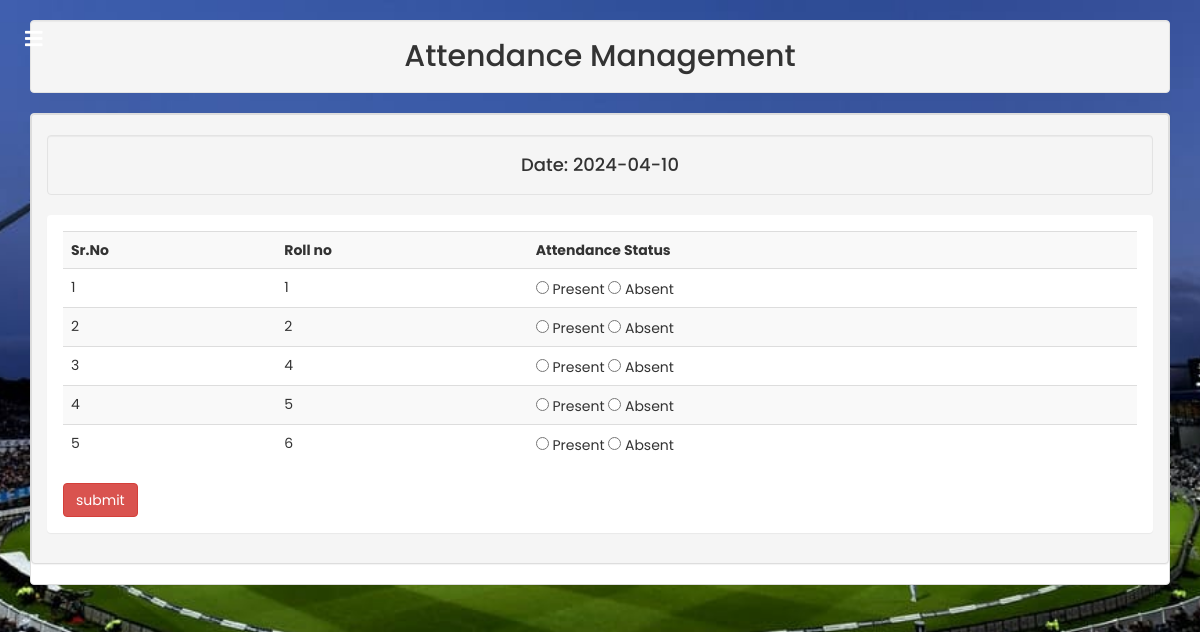
Page /attendance/get_attendance.php on the committed database.
### tables this page shows
CREATE TABLE `player` (
  `grno` int(50) NOT NULL,
  `firstname` varchar(200) NOT NULL,
  `gender` varchar(200) NOT NULL,
  `dob` date NOT NULL,
  `doj` date NOT NULL,
  `address` text NOT NULL,
  `contact` varchar(100) NOT NULL,
  `email` varchar(25) NOT NULL,
  `school` varchar(50) NOT NULL
);

### attendance/get_attendance.php (the view, shortened to what this page needs)
<?php
include '../header/header.php'; ?>
<?php
include("db.php");
include("header.php");
?>
<div class="panel panel-default">
    <div class="panel panel-heading">
<h4>
    <div class="well text-center">Date: <?php echo date("Y-m-d") ;?> </div>
</h4>
<div class="panel panel-body">
<form action="get_attendance.php" method="POST">
<table class="table table-striped">
<tr>
<th>Sr.No</th>
<th>Roll no</th>
<th>Attendance Status</th>
</tr>
<?php
$result=mysqli_query($con,"select * from player");
$serialnumber=0;
$counter=0;
while($row=mysqli_fetch_array($result))
{
$serialnumber++;
?>
<tr>
<td> <?php  echo $serialnumber; ?> </td>
<td> <?php  echo $row['grno']; ?> </td>
<td>
    <input type="radio" name="attendance_status[<?php echo $counter; ?>]" value="Present"> Present
    <input type="radio" name="attendance_status[<?php echo $counter; ?>]" value="Absent"> Absent
</td>
</tr>
<?php
$counter++;
}
?>
</table>
<input type="submit" name="submit" value="submit" class="btn btn-danger">
</form>
</div>
    </div>
</div>

### css/maincss.css (style rules this page uses)
* { margin: 0; padding: 0; box-sizing: border-box; font-family: "Poppins", sans-serif; }
body { min-height: 100vh; background: url(ing2.jpeg)no-repeat; background-size: cover; background-position: center; }

### rows in the picture
player: grno "1"
player: grno "2"
player: grno "4"
player: grno "5"
player: grno "6"
